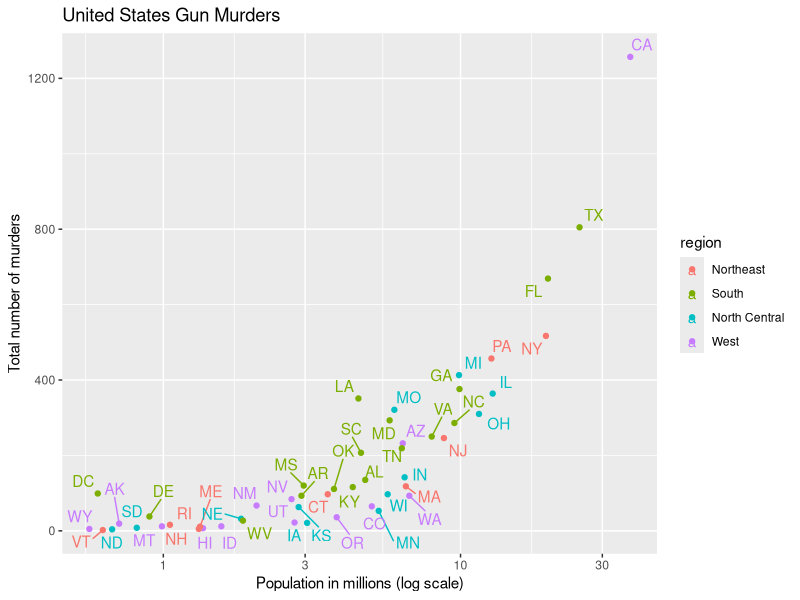

Write R code to recreate this figure.
## ---- chunk 1
knitr::opts_chunk$set(echo = FALSE)
## ---- chunk 2
library(tidyverse)
library(dslabs)
library(ggrepel)
data(murders)
## ---- chunk 3
murders %>% ggplot(aes(population/10^6, total, label=abb, color = region)) +
  scale_x_log10() +
  geom_point() +
  geom_text_repel() +
  xlab("Population in millions (log scale)") +
  ylab("Total number of murders") +
  ggtitle("United States Gun Murders")
